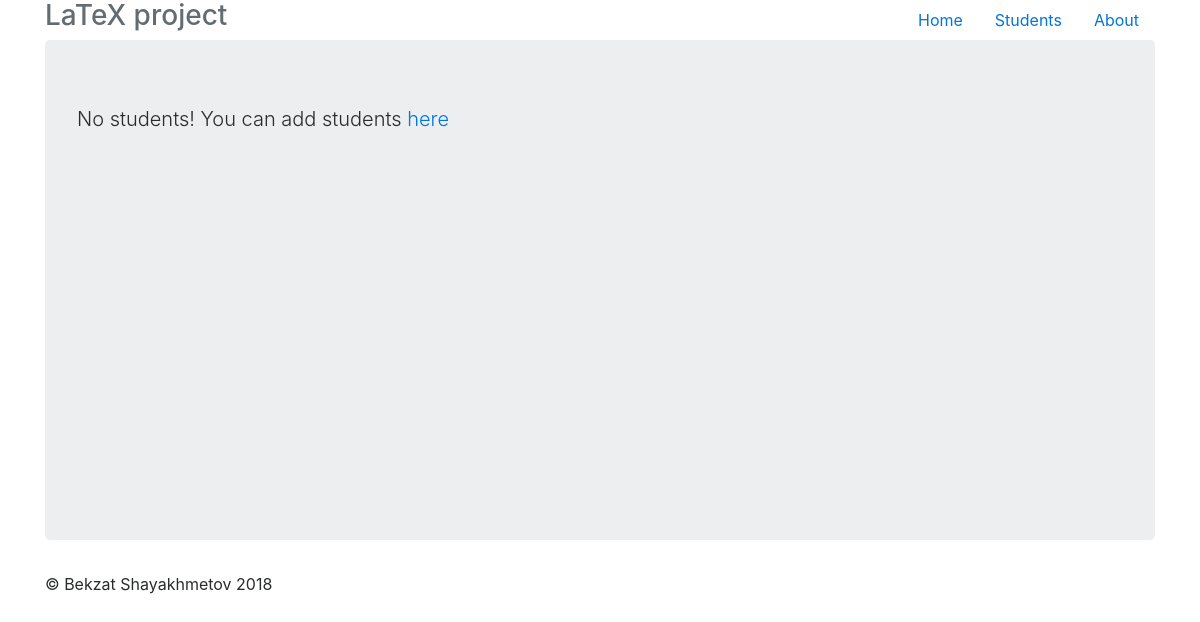
Before: /student/get_student/7 with the older database file.
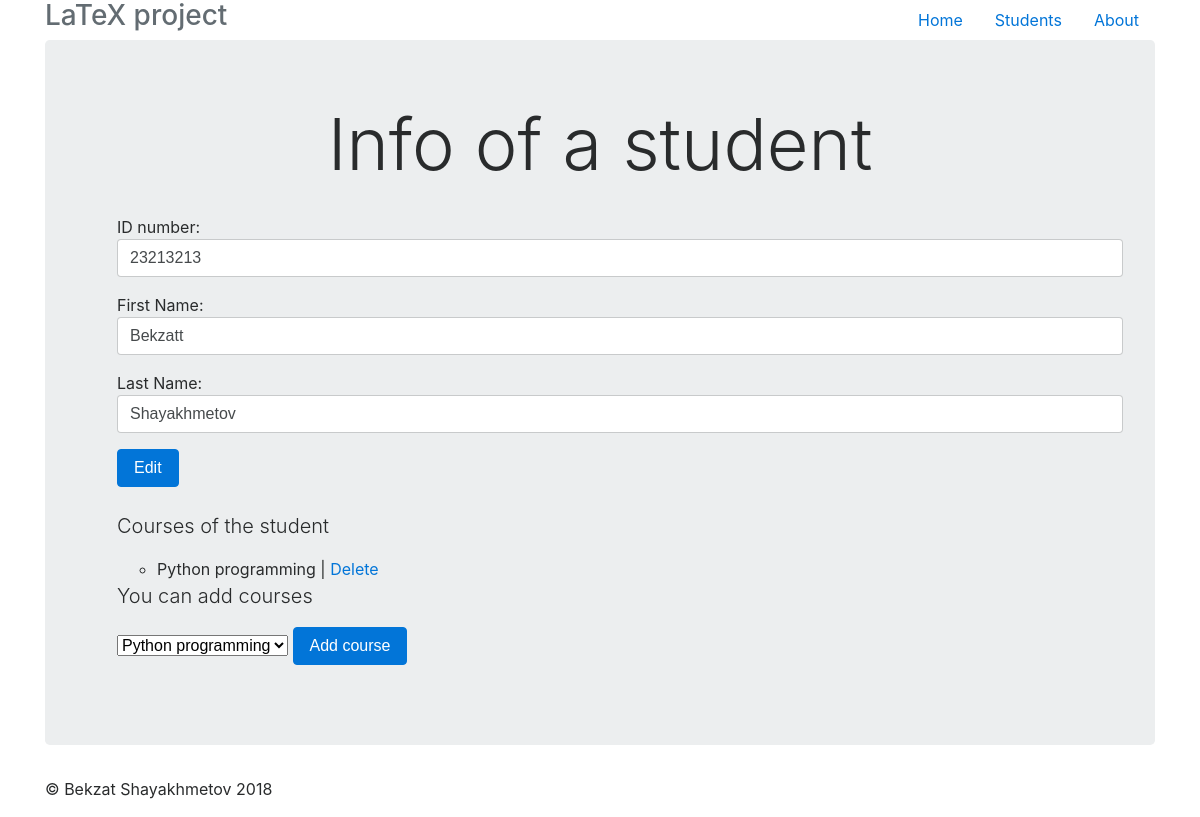
After: the same page with the newer database file.
### studysystem/models.py (models this page shows, shortened)
class Student(models.Model):
    id_of_student = models.CharField(max_length=100)
    name = models.CharField(max_length=100, default="")
    surname = models.CharField(max_length=100, default="")
    course = models.ManyToManyField('course.Course', null=True)

### course/models.py (models this page shows, shortened)
class Course(models.Model):
    name_of_course = models.CharField(max_length=50)

### studysystem/views.py (the view, shortened to what this page needs)
# urls.py: path('student/get_student/<int:student_id>', views.get_student, name="get_student"),
def get_student(request, student_id):
    student = Student.objects.filter(pk=student_id)
    courses = Course.objects.all()
    context = {"student": student, "courses": courses}
    return render(request, "students/get_student.html", context)

### studysystem/templates/students/get_student.html (shortened to what this page needs)
{%extends 'base.html'%}
{%block content%}
    <div class="jumbotron">
        {%if student%}
                <h1 class="display-3 centered">Info of a student</h1>
                <br>
                <ul>
            {%for s in student%}
                <form action="" method="POST">
                    <p>ID number:<input type="text" class="form-control" name="number" value="{{s.id_of_student}}"></p>
                    <p>First Name:  <input type="text" class="form-control" name="name" value="{{s.name}}"></p>
                    <p>Last Name: <input type="text" class="form-control" name="surname" value="{{s.surname}}"></p>
                    <button class="btn btn-primary" type="submit">Edit</button>
                </form>
                <br>
            <p class="lead">Courses of the student</p>
                {%for c in s.course.all%}
                    <ul>
                        <li>{{c.name_of_course}} | <a href="{%url 'study:delete_course' s.id c.id%}"> Delete</a></li>
                    </ul>
                {%endfor%}
            <p class="lead">You can add courses </p>
            {%endfor%}
            <form action="" method="POST">
                <select name="dropdown_courses" id="">
                    {%for course in courses%}
                        <option value="{{course.id}}" name="course">{{course.name_of_course}}</option>
                    {%endfor%}
                </select>
                    <button class="btn btn-primary" type="submit">Add course</button>
            </form>
        {%else%}
        <p class="lead">No students! You can add students <a href="{%url 'study:add_student'%}">here</a></p>
        {%endif%}
    </div>
{%endblock%}

Changed rows visible on the page:
added Student: number "23213213", name "Bekzatt", surname "Shayakhmetov"
now on this page (row unchanged): Course: name_of_course "Python programming"
Other visible differences:
form field dropdown_courses: (not shown) → "Python programming"
text no longer shown: "No students! You can add students here"
text now shown: "Info of a student Add course"
